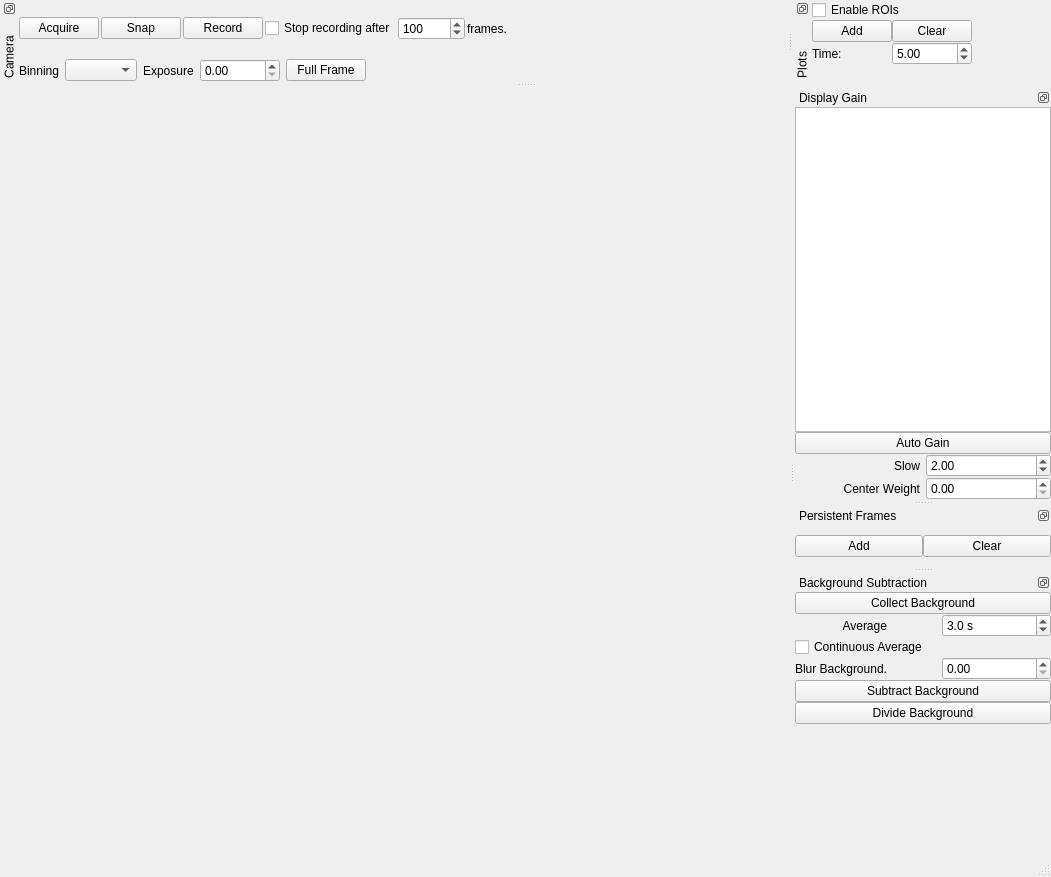
<?xml version="1.0" encoding="UTF-8"?>
<ui version="4.0">
 <class>MainWindow</class>
 <widget class="QMainWindow" name="MainWindow">
  <property name="geometry">
   <rect>
    <x>0</x>
    <y>0</y>
    <width>1051</width>
    <height>877</height>
   </rect>
  </property>
  <property name="windowTitle">
   <string>Camera</string>
  </property>
  <widget class="QWidget" name="centralwidget">
   <layout class="QHBoxLayout" name="horizontalLayout_3">
    <property name="spacing">
     <number>0</number>
    </property>
    <property name="margin">
     <number>0</number>
    </property>
    <item>
     <widget class="GraphicsView" name="graphicsView" native="true"/>
    </item>
   </layout>
  </widget>
  <widget class="QStatusBar" name="statusbar"/>
  <widget class="QDockWidget" name="dockWidget">
   <property name="sizePolicy">
    <sizepolicy hsizetype="Preferred" vsizetype="Preferred">
     <horstretch>0</horstretch>
     <verstretch>0</verstretch>
    </sizepolicy>
   </property>
   <property name="features">
    <set>QDockWidget::DockWidgetFloatable|QDockWidget::DockWidgetMovable|QDockWidget::DockWidgetVerticalTitleBar</set>
   </property>
   <property name="windowTitle">
    <string>Camera</string>
   </property>
   <attribute name="dockWidgetArea">
    <number>4</number>
   </attribute>
   <widget class="QWidget" name="dockWidgetContents">
    <layout class="QGridLayout" name="gridLayout_2">
     <item row="0" column="0">
      <layout class="QHBoxLayout" name="horizontalLayout_5">
       <item>
        <widget class="QPushButton" name="btnAcquire">
         <property name="toolTip">
          <string>Start/stop camera acquisition.
In general, this can just stay on always.</string>
         </property>
         <property name="text">
          <string>Acquire</string>
         </property>
         <property name="checkable">
          <bool>true</bool>
         </property>
        </widget>
       </item>
       <item>
        <widget class="FeedbackButton" name="btnSnap">
         <property name="toolTip">
          <string>&lt;!DOCTYPE HTML PUBLIC &quot;-//W3C//DTD HTML 4.0//EN&quot; &quot;http://www.w3.org/TR/REC-html40/strict.dtd&quot;&gt;
&lt;html&gt;&lt;head&gt;&lt;meta name=&quot;qrichtext&quot; content=&quot;1&quot; /&gt;&lt;style type=&quot;text/css&quot;&gt;
p, li { white-space: pre-wrap; }
&lt;/style&gt;&lt;/head&gt;&lt;body style=&quot; font-family:'MS Shell Dlg 2'; font-size:8.25pt; font-weight:400; font-style:normal;&quot;&gt;
&lt;p style=&quot; margin-top:0px; margin-bottom:0px; margin-left:0px; margin-right:0px; -qt-block-indent:0; text-indent:0px;&quot;&gt;&lt;span style=&quot; font-size:8pt;&quot;&gt;Record a single frame. &lt;/span&gt;&lt;/p&gt;
&lt;p style=&quot; margin-top:0px; margin-bottom:0px; margin-left:0px; margin-right:0px; -qt-block-indent:0; text-indent:0px;&quot;&gt;&lt;span style=&quot; font-size:8pt;&quot;&gt;Image is written to the current storage directory set in &lt;/span&gt;&lt;/p&gt;
&lt;p style=&quot; margin-top:0px; margin-bottom:0px; margin-left:0px; margin-right:0px; -qt-block-indent:0; text-indent:0px;&quot;&gt;&lt;span style=&quot; font-size:8pt;&quot;&gt;the data manager window.&lt;/span&gt;&lt;/p&gt;&lt;/body&gt;&lt;/html&gt;</string>
         </property>
         <property name="text">
          <string>Snap</string>
         </property>
        </widget>
       </item>
       <item>
        <widget class="QPushButton" name="btnRecord">
         <property name="enabled">
          <bool>true</bool>
         </property>
         <property name="toolTip">
          <string>Start/stop recording frames as they are acquired. 
Frames are written to the current storage directory set in 
the data manager window.</string>
         </property>
         <property name="text">
          <string>Record</string>
         </property>
         <property name="checkable">
          <bool>true</bool>
         </property>
         <property name="flat">
          <bool>false</bool>
         </property>
        </widget>
       </item>
       <item>
        <widget class="QCheckBox" name="recordXframesCheck">
         <property name="text">
          <string>Stop recording after</string>
         </property>
        </widget>
       </item>
       <item>
        <layout class="QHBoxLayout" name="horizontalLayout_4">
         <item>
          <widget class="QSpinBox" name="recordXframesSpin">
           <property name="enabled">
            <bool>true</bool>
           </property>
           <property name="minimum">
            <number>1</number>
           </property>
           <property name="maximum">
            <number>1000000</number>
           </property>
           <property name="value">
            <number>100</number>
           </property>
          </widget>
         </item>
         <item>
          <widget class="QLabel" name="framesLabel">
           <property name="enabled">
            <bool>true</bool>
           </property>
           <property name="text">
            <string>frames.</string>
           </property>
          </widget>
         </item>
        </layout>
       </item>
       <item>
        <spacer>
         <property name="orientation">
          <enum>Qt::Horizontal</enum>
         </property>
         <property name="sizeHint" stdset="0">
          <size>
           <width>40</width>
           <height>20</height>
          </size>
         </property>
        </spacer>
       </item>
      </layout>
     </item>
     <item row="1" column="0">
      <layout class="QHBoxLayout">
       <property name="spacing">
        <number>6</number>
       </property>
       <item>
        <widget class="QLabel" name="label_2">
         <property name="text">
          <string>Binning</string>
         </property>
        </widget>
       </item>
       <item>
        <widget class="QComboBox" name="binningCombo"/>
       </item>
       <item>
        <widget class="QLabel" name="label_3">
         <property name="text">
          <string>Exposure</string>
         </property>
        </widget>
       </item>
       <item>
        <widget class="SpinBox" name="spinExposure">
         <property name="minimumSize">
          <size>
           <width>80</width>
           <height>0</height>
          </size>
         </property>
         <property name="toolTip">
          <string>Sets the exposure time for each frame.</string>
         </property>
        </widget>
       </item>
       <item>
        <widget class="QPushButton" name="btnFullFrame">
         <property name="toolTip">
          <string>Set the region of interest to the maximum possible area.</string>
         </property>
         <property name="text">
          <string>Full Frame</string>
         </property>
        </widget>
       </item>
       <item>
        <spacer>
         <property name="orientation">
          <enum>Qt::Horizontal</enum>
         </property>
         <property name="sizeHint" stdset="0">
          <size>
           <width>40</width>
           <height>20</height>
          </size>
         </property>
        </spacer>
       </item>
      </layout>
     </item>
    </layout>
   </widget>
  </widget>
  <widget class="QDockWidget" name="dockWidget_2">
   <property name="sizePolicy">
    <sizepolicy hsizetype="Maximum" vsizetype="Preferred">
     <horstretch>0</horstretch>
     <verstretch>0</verstretch>
    </sizepolicy>
   </property>
   <property name="features">
    <set>QDockWidget::DockWidgetFloatable|QDockWidget::DockWidgetMovable</set>
   </property>
   <property name="windowTitle">
    <string>Display Gain</string>
   </property>
   <attribute name="dockWidgetArea">
    <number>2</number>
   </attribute>
   <widget class="QWidget" name="dockWidgetContents_2">
    <property name="sizePolicy">
     <sizepolicy hsizetype="Preferred" vsizetype="Preferred">
      <horstretch>1</horstretch>
      <verstretch>0</verstretch>
     </sizepolicy>
    </property>
    <layout class="QVBoxLayout">
     <property name="spacing">
      <number>0</number>
     </property>
     <property name="margin">
      <number>0</number>
     </property>
     <item>
      <layout class="QHBoxLayout">
       <item>
        <widget class="HistogramLUTWidget" name="histogram"/>
       </item>
      </layout>
     </item>
     <item>
      <widget class="QPushButton" name="btnAutoGain">
       <property name="toolTip">
        <string>Determines the behavior of the white/black level sliders.
When enabled, the sliders maximum and minimum values are set
to the maximum and minimum intensity values in the image.
When disabled, the minimum is 0 and the maximum is the largest 
possible intensity given the bit depth of the camera.</string>
       </property>
       <property name="text">
        <string>Auto Gain</string>
       </property>
       <property name="checkable">
        <bool>true</bool>
       </property>
       <property name="checked">
        <bool>false</bool>
       </property>
      </widget>
     </item>
     <item>
      <layout class="QGridLayout">
       <property name="horizontalSpacing">
        <number>6</number>
       </property>
       <property name="verticalSpacing">
        <number>0</number>
       </property>
       <item row="0" column="0">
        <widget class="QLabel" name="label_6">
         <property name="text">
          <string>Slow</string>
         </property>
         <property name="alignment">
          <set>Qt::AlignRight|Qt::AlignTrailing|Qt::AlignVCenter</set>
         </property>
        </widget>
       </item>
       <item row="0" column="1">
        <widget class="QDoubleSpinBox" name="spinAutoGainSpeed">
         <property name="toolTip">
          <string>Smooths out the auto gain control, prevents very
brief flashes from affecting the gain. Larger values
indicate more smoothing.
</string>
         </property>
         <property name="value">
          <double>2.000000000000000</double>
         </property>
        </widget>
       </item>
       <item row="1" column="0">
        <widget class="QLabel" name="label_8">
         <property name="text">
          <string>Center Weight</string>
         </property>
         <property name="alignment">
          <set>Qt::AlignRight|Qt::AlignTrailing|Qt::AlignVCenter</set>
         </property>
        </widget>
       </item>
       <item row="1" column="1">
        <widget class="QDoubleSpinBox" name="spinAutoGainCenterWeight">
         <property name="toolTip">
          <string>Weights the auto gain measurement to the center 1/3 of
the frame when set to 1.0. A value of 0.0 meters from 
the entire frame.</string>
         </property>
         <property name="maximum">
          <double>1.000000000000000</double>
         </property>
         <property name="singleStep">
          <double>0.100000000000000</double>
         </property>
        </widget>
       </item>
      </layout>
     </item>
    </layout>
   </widget>
  </widget>
  <widget class="QDockWidget" name="dockWidget_4">
   <property name="features">
    <set>QDockWidget::DockWidgetFloatable|QDockWidget::DockWidgetMovable|QDockWidget::DockWidgetVerticalTitleBar</set>
   </property>
   <property name="windowTitle">
    <string>Plots</string>
   </property>
   <attribute name="dockWidgetArea">
    <number>4</number>
   </attribute>
   <widget class="QWidget" name="dockWidgetContents_4">
    <property name="sizePolicy">
     <sizepolicy hsizetype="Expanding" vsizetype="Expanding">
      <horstretch>0</horstretch>
      <verstretch>0</verstretch>
     </sizepolicy>
    </property>
    <layout class="QHBoxLayout" name="horizontalLayout">
     <property name="spacing">
      <number>0</number>
     </property>
     <property name="margin">
      <number>0</number>
     </property>
     <item>
      <layout class="QGridLayout" name="gridLayout">
       <property name="spacing">
        <number>0</number>
       </property>
       <item row="0" column="0" colspan="2">
        <widget class="QCheckBox" name="checkEnableROIs">
         <property name="toolTip">
          <string>Enables online calculation/plotting for ROIs.
ROIs can be still be used as position markers 
if this box is unchecked.</string>
         </property>
         <property name="text">
          <string>Enable ROIs</string>
         </property>
        </widget>
       </item>
       <item row="5" column="0">
        <widget class="QLabel" name="label_7">
         <property name="text">
          <string>Time:</string>
         </property>
        </widget>
       </item>
       <item row="5" column="1">
        <widget class="QDoubleSpinBox" name="spinROITime">
         <property name="toolTip">
          <string>Sets the amount of time that ROI data is displayed in the plot.</string>
         </property>
         <property name="singleStep">
          <double>0.100000000000000</double>
         </property>
         <property name="value">
          <double>5.000000000000000</double>
         </property>
        </widget>
       </item>
       <item row="6" column="0" colspan="2">
        <spacer name="verticalSpacer_2">
         <property name="orientation">
          <enum>Qt::Vertical</enum>
         </property>
         <property name="sizeHint" stdset="0">
          <size>
           <width>88</width>
           <height>17</height>
          </size>
         </property>
        </spacer>
       </item>
       <item row="1" column="0">
        <widget class="QPushButton" name="btnAddROI">
         <property name="toolTip">
          <string>Adds an ROI to the canvas.</string>
         </property>
         <property name="text">
          <string>Add</string>
         </property>
        </widget>
       </item>
       <item row="1" column="1">
        <widget class="QPushButton" name="btnClearROIs">
         <property name="toolTip">
          <string>Clears all ROIs from the canvas.</string>
         </property>
         <property name="text">
          <string>Clear</string>
         </property>
        </widget>
       </item>
      </layout>
     </item>
     <item>
      <widget class="PlotWidget" name="plotWidget" native="true">
       <property name="sizePolicy">
        <sizepolicy hsizetype="Expanding" vsizetype="Expanding">
         <horstretch>0</horstretch>
         <verstretch>0</verstretch>
        </sizepolicy>
       </property>
      </widget>
     </item>
    </layout>
   </widget>
  </widget>
  <widget class="QDockWidget" name="dockWidget_5">
   <property name="floating">
    <bool>false</bool>
   </property>
   <property name="features">
    <set>QDockWidget::DockWidgetFloatable|QDockWidget::DockWidgetMovable</set>
   </property>
   <property name="windowTitle">
    <string>Persistent Frames</string>
   </property>
   <attribute name="dockWidgetArea">
    <number>2</number>
   </attribute>
   <widget class="QWidget" name="dockWidgetContents_5">
    <property name="sizePolicy">
     <sizepolicy hsizetype="Preferred" vsizetype="Preferred">
      <horstretch>1</horstretch>
      <verstretch>0</verstretch>
     </sizepolicy>
    </property>
    <layout class="QHBoxLayout" name="horizontalLayout_2">
     <property name="spacing">
      <number>0</number>
     </property>
     <property name="margin">
      <number>0</number>
     </property>
     <item>
      <widget class="FeedbackButton" name="addFrameBtn">
       <property name="toolTip">
        <string>Adds the current camera image to the canvas.
</string>
       </property>
       <property name="text">
        <string>Add</string>
       </property>
      </widget>
     </item>
     <item>
      <widget class="QPushButton" name="clearFramesBtn">
       <property name="toolTip">
        <string>Clears all images from the canvas.</string>
       </property>
       <property name="text">
        <string>Clear</string>
       </property>
      </widget>
     </item>
    </layout>
   </widget>
  </widget>
  <widget class="QDockWidget" name="dockWidget_3">
   <property name="floating">
    <bool>false</bool>
   </property>
   <property name="features">
    <set>QDockWidget::DockWidgetFloatable|QDockWidget::DockWidgetMovable</set>
   </property>
   <property name="windowTitle">
    <string>Background Subtraction</string>
   </property>
   <attribute name="dockWidgetArea">
    <number>2</number>
   </attribute>
   <widget class="QWidget" name="dockWidgetContents_3">
    <property name="sizePolicy">
     <sizepolicy hsizetype="Preferred" vsizetype="Preferred">
      <horstretch>1</horstretch>
      <verstretch>0</verstretch>
     </sizepolicy>
    </property>
    <layout class="QGridLayout" name="gridLayout_3">
     <property name="margin">
      <number>0</number>
     </property>
     <property name="spacing">
      <number>0</number>
     </property>
     <item row="1" column="0">
      <widget class="QLabel" name="label_4">
       <property name="text">
        <string>Average</string>
       </property>
       <property name="alignment">
        <set>Qt::AlignRight|Qt::AlignTrailing|Qt::AlignVCenter</set>
       </property>
      </widget>
     </item>
     <item row="6" column="1">
      <spacer name="verticalSpacer">
       <property name="orientation">
        <enum>Qt::Vertical</enum>
       </property>
       <property name="sizeHint" stdset="0">
        <size>
         <width>20</width>
         <height>40</height>
        </size>
       </property>
      </spacer>
     </item>
     <item row="2" column="0" colspan="4">
      <widget class="QCheckBox" name="contAvgBgCheck">
       <property name="text">
        <string>Continuous Average</string>
       </property>
      </widget>
     </item>
     <item row="1" column="2" colspan="2">
      <widget class="QDoubleSpinBox" name="bgTimeSpin">
       <property name="toolTip">
        <string>Sets the approximate number of frames to be averaged for
background division.</string>
       </property>
       <property name="suffix">
        <string> s</string>
       </property>
       <property name="decimals">
        <number>1</number>
       </property>
       <property name="singleStep">
        <double>1.000000000000000</double>
       </property>
       <property name="value">
        <double>3.000000000000000</double>
       </property>
      </widget>
     </item>
     <item row="0" column="0" colspan="4">
      <widget class="QPushButton" name="collectBgBtn">
       <property name="text">
        <string>Collect Background</string>
       </property>
       <property name="checkable">
        <bool>true</bool>
       </property>
      </widget>
     </item>
     <item row="5" column="0" colspan="4">
      <widget class="QPushButton" name="divideBgBtn">
       <property name="toolTip">
        <string>Enables background division. 
Either a set of static background frames need to have already by collected
(by pressing 'Static' above) or 'Continuous' needs to be pressed.</string>
       </property>
       <property name="text">
        <string>Divide Background</string>
       </property>
       <property name="checkable">
        <bool>true</bool>
       </property>
       <property name="autoExclusive">
        <bool>false</bool>
       </property>
      </widget>
     </item>
     <item row="3" column="0">
      <widget class="QLabel" name="label_5">
       <property name="text">
        <string>Blur Background.</string>
       </property>
       <property name="alignment">
        <set>Qt::AlignRight|Qt::AlignTrailing|Qt::AlignVCenter</set>
       </property>
      </widget>
     </item>
     <item row="3" column="2" colspan="2">
      <widget class="QDoubleSpinBox" name="bgBlurSpin">
       <property name="toolTip">
        <string>&lt;!DOCTYPE HTML PUBLIC &quot;-//W3C//DTD HTML 4.0//EN&quot; &quot;http://www.w3.org/TR/REC-html40/strict.dtd&quot;&gt;
&lt;html&gt;&lt;head&gt;&lt;meta name=&quot;qrichtext&quot; content=&quot;1&quot; /&gt;&lt;style type=&quot;text/css&quot;&gt;
p, li { white-space: pre-wrap; }
&lt;/style&gt;&lt;/head&gt;&lt;body style=&quot; font-family:'MS Shell Dlg 2'; font-size:8.25pt; font-weight:400; font-style:normal;&quot;&gt;
&lt;p style=&quot; margin-top:0px; margin-bottom:0px; margin-left:0px; margin-right:0px; -qt-block-indent:0; text-indent:0px;&quot;&gt;&lt;span style=&quot; font-size:8pt;&quot;&gt;Blurs the background frame before dividing it from the current frame.&lt;/span&gt;&lt;/p&gt;
&lt;p style=&quot; margin-top:0px; margin-bottom:0px; margin-left:0px; margin-right:0px; -qt-block-indent:0; text-indent:0px;&quot;&gt;&lt;span style=&quot; font-size:8pt;&quot;&gt;Large blur values may cause performance to degrade.&lt;/span&gt;&lt;/p&gt;&lt;/body&gt;&lt;/html&gt;</string>
       </property>
       <property name="value">
        <double>0.000000000000000</double>
       </property>
      </widget>
     </item>
     <item row="4" column="0" colspan="4">
      <widget class="QPushButton" name="subtractBgBtn">
       <property name="text">
        <string>Subtract Background</string>
       </property>
       <property name="checkable">
        <bool>true</bool>
       </property>
       <property name="autoExclusive">
        <bool>false</bool>
       </property>
      </widget>
     </item>
    </layout>
   </widget>
  </widget>
 </widget>
 <layoutdefault spacing="2" margin="0"/>
 <customwidgets>
  <customwidget>
   <class>GraphicsView</class>
   <extends>QWidget</extends>
   <header>acq4.pyqtgraph.widgets.GraphicsView</header>
   <container>1</container>
  </customwidget>
  <customwidget>
   <class>PlotWidget</class>
   <extends>QWidget</extends>
   <header>acq4.pyqtgraph.widgets.PlotWidget</header>
   <container>1</container>
  </customwidget>
  <customwidget>
   <class>SpinBox</class>
   <extends>QDoubleSpinBox</extends>
   <header>acq4.pyqtgraph</header>
  </customwidget>
  <customwidget>
   <class>FeedbackButton</class>
   <extends>QPushButton</extends>
   <header>acq4.pyqtgraph</header>
  </customwidget>
  <customwidget>
   <class>HistogramLUTWidget</class>
   <extends>QGraphicsView</extends>
   <header>acq4.pyqtgraph</header>
  </customwidget>
 </customwidgets>
 <resources/>
 <connections/>
</ui>
